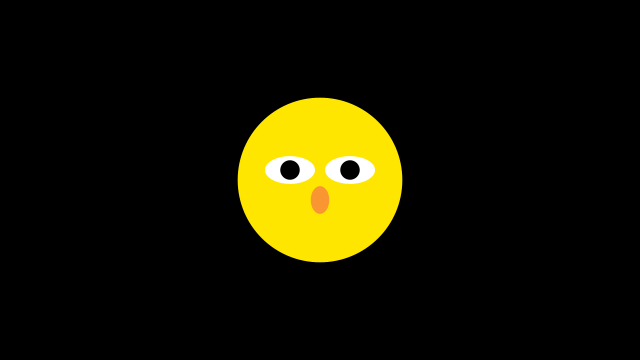
Frame 1 (no input)
Frame 60 (the mouse pressed at the canvas centre just before this capture): identical to frame 1, image omitted
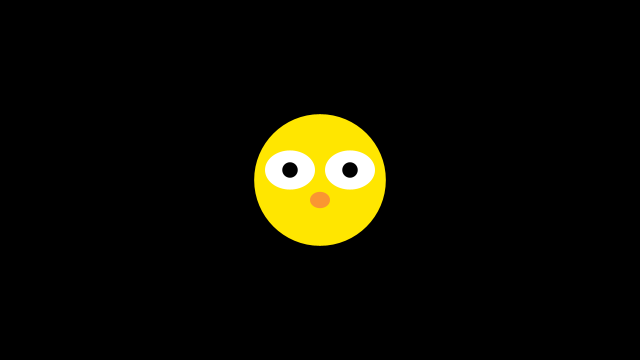
Frame 120 (the mouse held since frame 60 and released just before this capture)

The Processing sketch that drew these frames (run headless with seeded random() and noise(); from frame 60 on, the mouse is pressed at the canvas centre):

// Processing sketch: variablePractice
// ── variablePractice.pde
float circleSize = random(100, 200);
float ellipseSize = random(20, 50);
float eyeSize = random(10, 20);
//float lipSize = random(15, 30);
float lipWidth = random(15, 30);
float lipHeight = random(15, 30);

void setup() {
  size(640, 360);
}

void mousePressed() {
  circleSize = random(100, 200);
  ellipseSize = random(30, 50);
  eyeSize = random(10, 20);
  //lipSize = random(15, 30);
  lipWidth = random(15, 30);
  lipHeight = random(15, 30);
}

void draw() {
  background(0);
  fill(255, 230, 0);
  noStroke();
  circle(320, 180, circleSize);
  //얼굴
  ellipseMode(CENTER);
  fill(255);
  noStroke();
  ellipse(290, 170, 50, ellipseSize);
  ellipse(350, 170, 50, ellipseSize);
  //흰자
  fill(0);
  noStroke();
  circle(290, 170, eyeSize);
  circle(350, 170, eyeSize);
  //검은자
  fill(250, 150, 50);
  noStroke();
  ellipseMode(CENTER);
  ellipse(320, 200, lipWidth, lipHeight);
  //입
}
